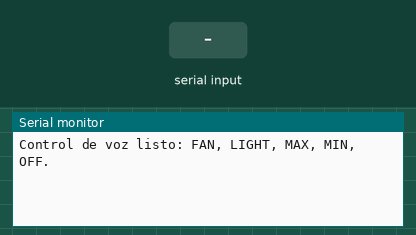
The sketch below on a simulated ESP32. Parts: the last lines printed to the serial monitor. The test bench sets the inputs (shaded band).

Above: at 1.7 s.
1.8 s: "FAN\n" received over the second serial link
At 2.6 s:
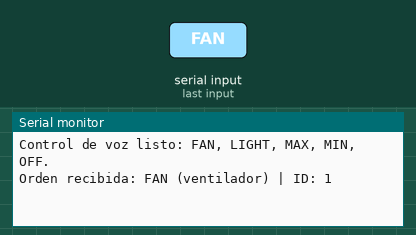
3.3 s: "LIGHT\n" received over the second serial link
At 3.8 s:
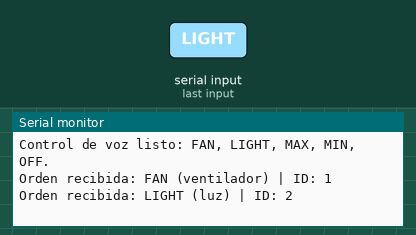
4.8 s: "MAX\n" received over the second serial link
At 6.0 s:
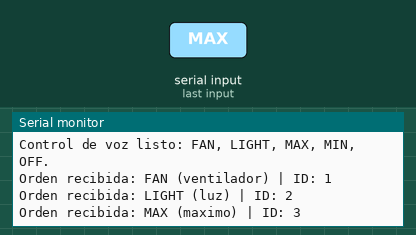
6.3 s: "MIN\n" received over the second serial link
At 7.3 s:
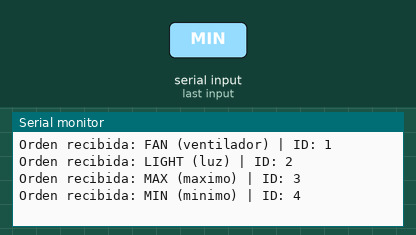
7.8 s: "OFF\n" received over the second serial link
At 8.4 s:
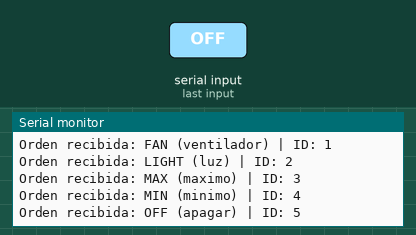

Measured:
- after the input at 1.8 s, the serial monitor: prints a new line at once (image 1)
- after the input at 3.3 s, the serial monitor: prints a new line at once (image 2)
- after the input at 4.8 s, the serial monitor: prints a new line at once (image 3)
- after the input at 6.3 s, the serial monitor: prints a new line at once (image 4)
- after the input at 7.8 s, the serial monitor: prints a new line at once (image 5)

The sketch:

control-voz.ino
```cpp
#include <Arduino.h>
#include <HardwareSerial.h>
#include <string.h>

constexpr int PIN_RX_VOZ = 27;
constexpr unsigned long BAUDIOS = 115200;
HardwareSerial voz(2);

enum class Orden : uint8_t {
  Ninguna = 0,
  Ventilador = 1,
  Luz = 2,
  Maximo = 3,
  Minimo = 4,
  Apagar = 5
};

Orden reconocerOrden(const char *mensaje) {
  if (strcmp(mensaje, "FAN") == 0) return Orden::Ventilador;
  if (strcmp(mensaje, "LIGHT") == 0) return Orden::Luz;
  if (strcmp(mensaje, "MAX") == 0) return Orden::Maximo;
  if (strcmp(mensaje, "MIN") == 0) return Orden::Minimo;
  if (strcmp(mensaje, "OFF") == 0) return Orden::Apagar;
  return Orden::Ninguna;
}

void procesarOrden(Orden orden) {
  const char *nombre = nullptr;
  switch (orden) {
    case Orden::Ventilador: nombre = "FAN (ventilador)"; break;
    case Orden::Luz: nombre = "LIGHT (luz)"; break;
    case Orden::Maximo: nombre = "MAX (maximo)"; break;
    case Orden::Minimo: nombre = "MIN (minimo)"; break;
    case Orden::Apagar: nombre = "OFF (apagar)"; break;
    default: return;
  }
  Serial.print("Orden recibida: ");
  Serial.print(nombre);
  Serial.print(" | ID: ");
  Serial.println(static_cast<uint8_t>(orden));
  // Las acciones sobre el ventilador se incorporaran aqui cuando definamos su control.
}

void recibirVoz() {
  static char linea[32];
  static size_t longitud = 0;
  static bool descartar = false;

  while (voz.available() > 0) {
    const int dato = voz.read();
    if (dato < 0) break;
    const char caracter = static_cast<char>(dato);
    if (caracter == '\n') {
      if (!descartar) {
        linea[longitud] = '\0';
        procesarOrden(reconocerOrden(linea));
      }
      longitud = 0;
      descartar = false;
    } else if (caracter != '\r' && !descartar) {
      // Una linea larga se descarta entera para no interpretar su final como una orden.
      if (caracter == '\0' || longitud >= sizeof(linea) - 1) descartar = true;
      else linea[longitud++] = caracter;
    }
  }
}

void setup() {
  Serial.begin(BAUDIOS);
  voz.begin(BAUDIOS, SERIAL_8N1, PIN_RX_VOZ, -1);
  delay(500);
  Serial.println("Control de voz listo: FAN, LIGHT, MAX, MIN, OFF.");
}

void loop() {
  recibirVoz();
}
```
